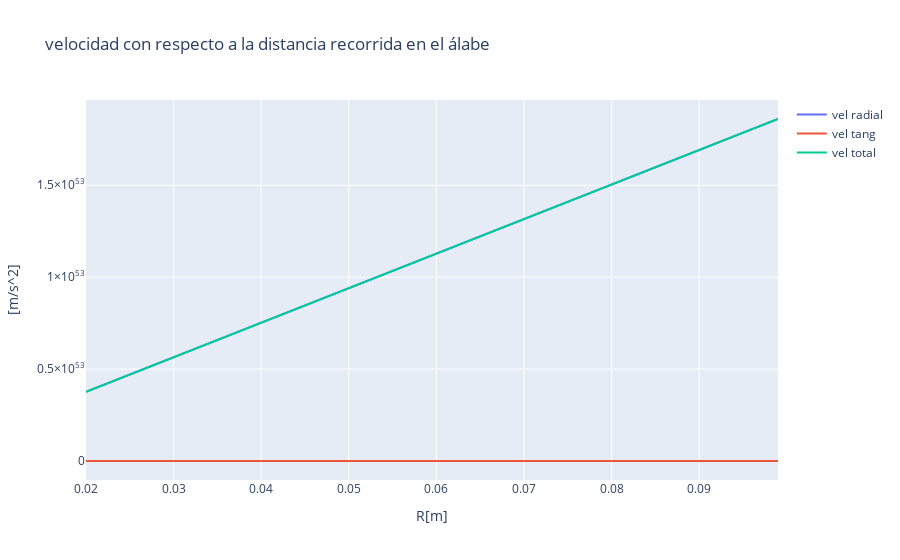
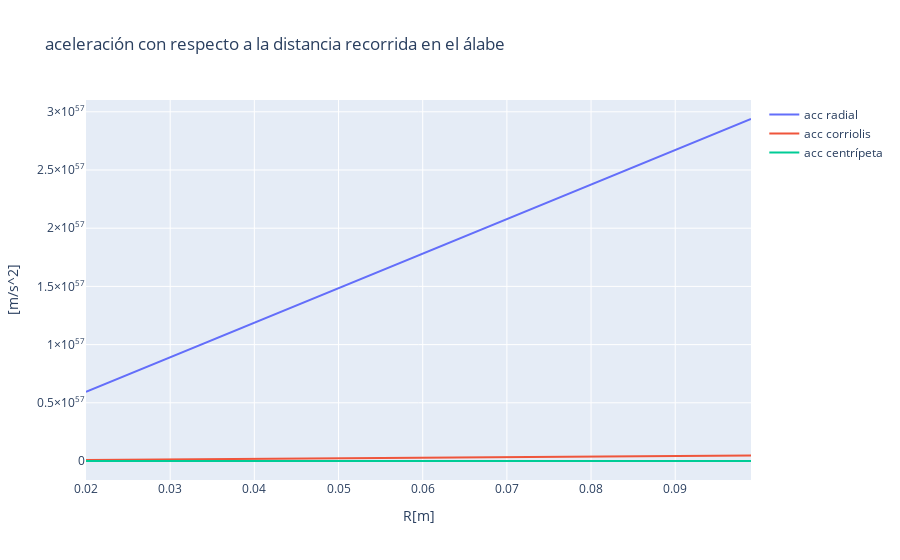

Notebook cell for these charts, in order:
### Markdown cell above
## coordenadas polares (radial transversal)

![title](E-rectM_2-141.png)

> La posición radial de la partícula de fluido P en una bomba centrífuga con álabe radiales es aproximadamente $r=r_{0}cos(h)Kt$ donde $t$ es tiempo y $K=\dot{\theta}$ es la variación constante angular a la cual gira la bomba. <br> Cuando la bomba gira a 1200[rpm], la distancia recorrida es de 10[cm] y el cilindro de alimentación tiene un radio de 2[cm]. Cuál es la variación d ela velocidad de la partícula de fluido mientras se encuentra en la bomba. 

Por lo que se tiene para las fuerzas en el eje transversal $$\Sigma F e_{\theta}=2*\dot{r}\dot{\theta}*m = N$$
<br>Y en el eje radial se tiene $$\Sigma F e_{r}=0=\ddot{r}-\dot{r}*\dot{\theta}^2$$

La velocidad de la partícula que se encuentra en el eje radial $$v_r=\dot{r}=r_{0}sinh(K)$$

La velocidad de la partícula en el eje transversal $$v_{\theta}=r*\dot{\theta}$$

Y las aceleraciones $$\vec{a}=corriolis+euler+centripeta+radial=2*\dot{r}*\dot{\theta}\vec{e_{\theta}}+r*\ddot{r}\vec{e_{\theta}}-r*\dot{\theta}^2\vec{e_{r}}+\ddot{r}\vec{e_{r}}$$

**La partícula es impulsada por la fuerza normal del álabe de la bomba.**

**La fuerza de expulsión (generada) es debido a la aceleración centrípeta.**

### Code cell
#datos
r0=2/100 #[m]
rf=10/100 #[m]
d=rf-r0 #[m] distancia alabe
O=1200*(2*np.pi/60)#[rad/s]

#análisis
R=np.arange(r0,rf,0.001) #lista numérica - radio
vr=R*np.sinh(O) #velocidad radial [m/s]
vt=R*O
vv=np.sqrt(vr**2+vt**2)
ar=vr*O**2 #ac radial
acr=2*vr*O
act=R*(O**2)

#plot velocidades
fig=go.Figure()

fig.add_trace(go.Scatter(x=R, y=vr, 
                         mode='lines', 
                         name='vel radial'))
fig.add_trace(go.Scatter(x=R, y=vt, 
                         mode='lines', 
                         name='vel tang'))
fig.add_trace(go.Scatter(x=R, y=vv, 
                         mode='lines', 
                         name='vel total'))

fig.update_layout(title='velocidad con respecto a la distancia recorrida en el álabe',
                   xaxis_title='R[m]',
                   yaxis_title='[m/s^2]')
fig.show()
#plot aceleraciones
fig=go.Figure()

fig.add_trace(go.Scatter(x=R, y=ar, 
                         mode='lines', 
                         name='acc radial'))
fig.add_trace(go.Scatter(x=R, y=acr, 
                         mode='lines', 
                         name='acc corriolis'))
fig.add_trace(go.Scatter(x=R, y=act, 
                         mode='lines', 
                         name='acc centrípeta'))

fig.update_layout(title='aceleración con respecto a la distancia recorrida en el álabe',
                   xaxis_title='R[m]',
                   yaxis_title='[m/s^2]')
fig.show()
